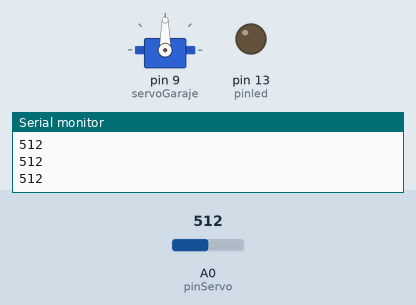
Recording of a sketch running on a simulated Arduino Uno, built with avr-gcc and run on an emulated ATmega328P. Shown: servo, output pins drawn as LEDs (lit = HIGH), the last lines printed to the serial monitor. The test bench sets the inputs (shaded band); at power-on: A0 (pinServo) = 512.

Above: at 1.2 s.
1.3 s: A0 (pinServo) set to 21
2.8 s: A0 (pinServo) set to 18
At 3.1 s:
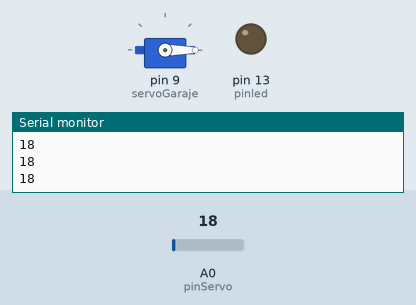
4.3 s: A0 (pinServo) set to 122
At 5.5 s:
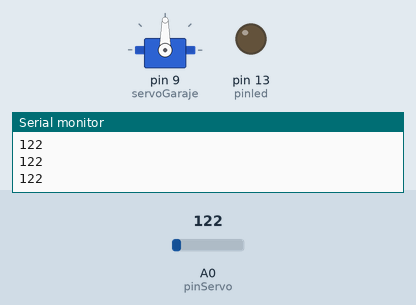
5.8 s: A0 (pinServo) set to 10
At 7.0 s:
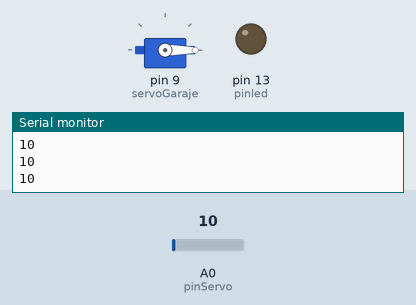
Timing chart, 0 to 8.3 s (numbered marks = the images above; inputs shaded):
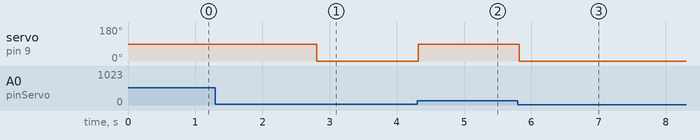

Measured:
- the behaviour switches between 20 and 19 on A0 (pinServo) (found by bisection; images 0 and 1)
- after the input at 2.8 s, servo on pin 9 (servoGaraje): 90° → 0° at once
- after the input at 4.3 s, servo on pin 9 (servoGaraje): 0° → 90° at once
- after the input at 5.8 s, servo on pin 9 (servoGaraje): 90° → 0° at once

The sketch:

FOTOCELDA.ino
```cpp
#include <Servo.h>
          Servo servoGaraje;

int pinled=13;
int pinServo = 0;
int valorServo =0;
void setup() {
  // put your setup code here, to run once:
  pinMode(pinled, OUTPUT);
  Serial.begin (9600);
  servoGaraje.attach(9);
  servoGaraje.write (0); //posicion abrir
  servoGaraje.write (90); // posicion cerrar
}

void loop() {
  // put your main code here, to run repeatedly:

  servoGaraje.write (90);
  valorServo=analogRead (pinServo);
  Serial.println(valorServo);
  if(valorServo <20)
  {
    servoGaraje.write (0);
  }
  delay(100);
  }
```
